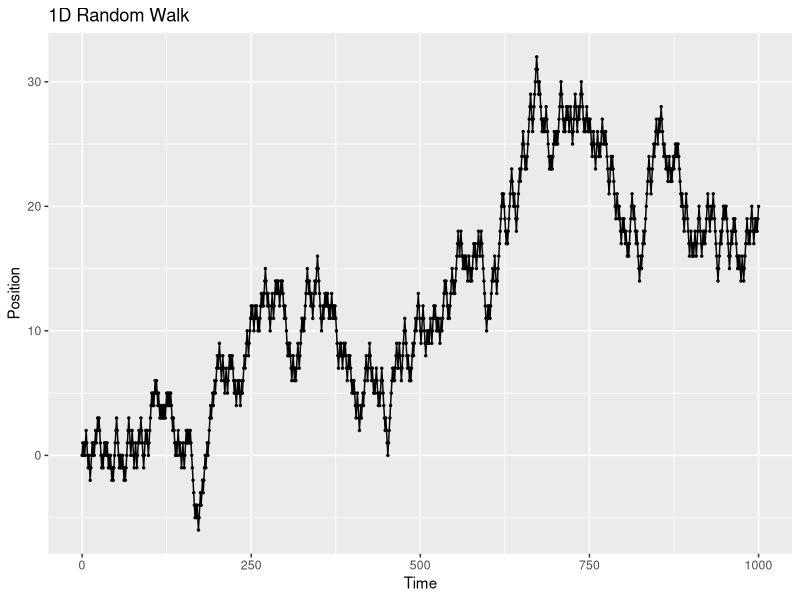

Source code (R):
library(tidyverse)

# 1-D Discrete Random Walk #####

q <- 0.5 
p <- 0.5
r <- 1 - (q + p)
max_t <- 1000

steps <- sample(
  x = c(-1, 0, 1), 
  size = max_t, 
  replace = TRUE, 
  prob = c(q, r, p)
)

# Positions = cumulative sum of steps
positions <- c(0, cumsum(steps))

# Combine into results
results <- tibble(
  t = 0:max_t,
  x = positions
)

# Plot the walk
ggplot(results, aes(x = t, y = x)) +
  geom_line() +
  geom_point(size = 0.5) +
  labs(title = "1D Random Walk", x = "Time", y = "Position")
